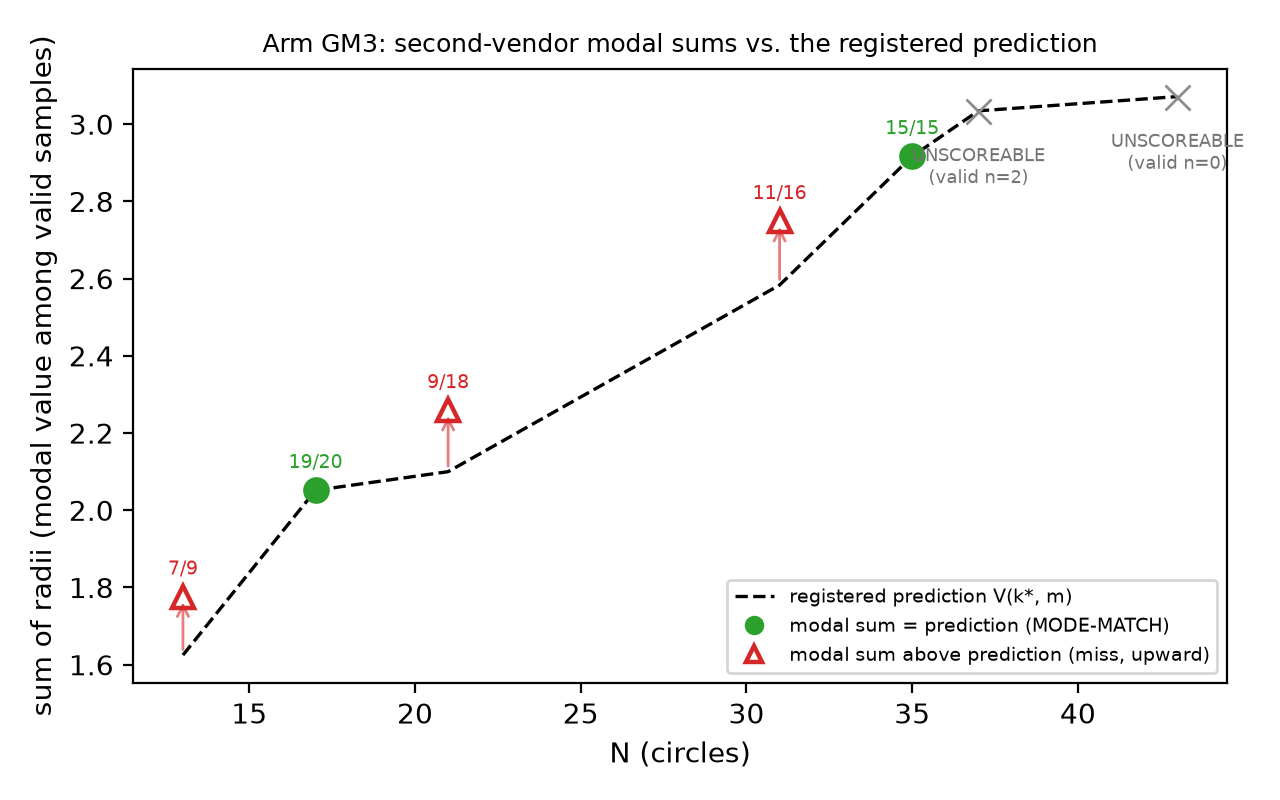

The script that saved this image:
#!/usr/bin/env python3
"""Paper 1 figure: arm GM3 modal sums against the registered prediction.

Reads arm_gm3_report.json, which arm_gm3_analysis.py regenerates from the raw
ledger (arm_gm_gm3_checkpoint.jsonl) with no arguments — chain documented in
SS9. Regenerate: python fig_gm3_anchoring.py -> fig_gm3_anchoring.png
"""
import json
import os

HERE = os.path.dirname(os.path.abspath(__file__))


def main():
    import matplotlib
    matplotlib.use("Agg")
    import matplotlib.pyplot as plt

    rep = json.load(open(os.path.join(HERE, "arm_gm3_report.json"), encoding="utf-8"))
    cells = rep["cells"]
    ns = [c["n"] for c in cells]
    pred = [c["predicted_4dp"] for c in cells]

    fig, ax = plt.subplots(figsize=(6.4, 4.0))
    ax.plot(ns, pred, "k--", lw=1.2, label="registered prediction V(k*, m)", zorder=1)
    for c in cells:
        n = c["n"]
        if c.get("status") == "UNSCOREABLE":
            ax.plot(n, c["predicted_4dp"], "x", color="0.55", ms=9, zorder=3)
            ax.annotate(f"UNSCOREABLE\n(valid n={c['valid_n']})", (n, c["predicted_4dp"]),
                        textcoords="offset points", xytext=(0, -26),
                        fontsize=6.5, ha="center", color="0.45")
            continue
        modal = c["modes_4dp"][0]
        match = c["MODE_MATCH"]
        color = "tab:green" if match else "tab:red"
        ax.plot(n, modal, "o" if match else "^", color=color, ms=8, zorder=3,
                mfc=color if match else "none", mew=1.6)
        top, tot = c["mode_freq"].split("/")
        ax.annotate(f"{top}/{tot}", (n, modal), textcoords="offset points",
                    xytext=(0, 8), fontsize=7, ha="center", color=color)
        if not match:
            ax.annotate("", xy=(n, modal), xytext=(n, c["predicted_4dp"]),
                        arrowprops=dict(arrowstyle="->", color="tab:red",
                                        lw=1.0, alpha=0.6))
    ax.plot([], [], "o", color="tab:green", label="modal sum = prediction (MODE-MATCH)")
    ax.plot([], [], "^", color="tab:red", mfc="none", mew=1.6,
            label="modal sum above prediction (miss, upward)")
    ax.set_xlabel("N (circles)")
    ax.set_ylabel("sum of radii (modal value among valid samples)")
    ax.set_title("Arm GM3: second-vendor modal sums vs. the registered prediction",
                 fontsize=9)
    ax.legend(fontsize=7, loc="lower right")
    fig.tight_layout()
    out = os.path.join(HERE, "fig_gm3_anchoring.png")
    fig.savefig(out, dpi=200)
    print("wrote", out)


if __name__ == "__main__":
    main()
